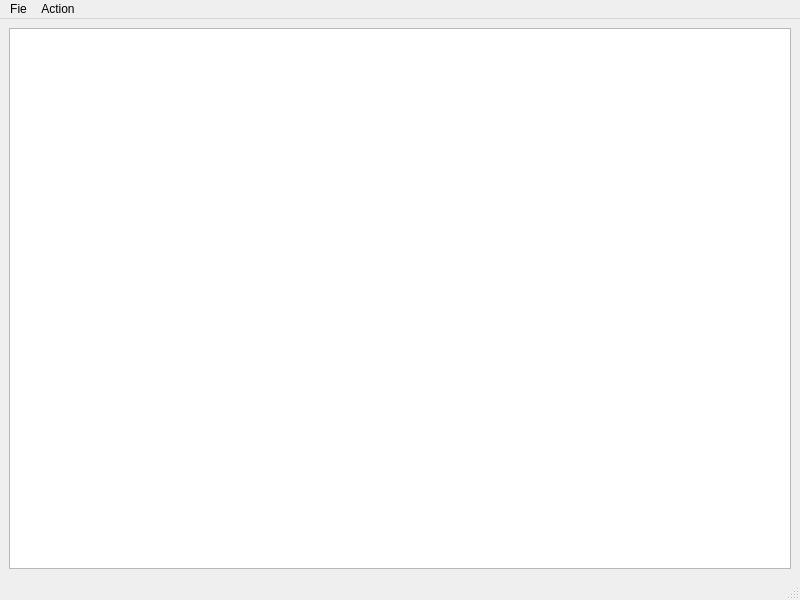
<?xml version="1.0" encoding="UTF-8"?>
<ui version="4.0">
 <class>ImageView</class>
 <widget class="QMainWindow" name="ImageView">
  <property name="geometry">
   <rect>
    <x>0</x>
    <y>0</y>
    <width>800</width>
    <height>600</height>
   </rect>
  </property>
  <property name="windowTitle">
   <string>MainWindow</string>
  </property>
  <widget class="QWidget" name="centralwidget">
   <layout class="QHBoxLayout" name="horizontalLayout">
    <item>
     <widget class="QGraphicsView" name="graphicsView"/>
    </item>
   </layout>
  </widget>
  <widget class="QMenuBar" name="menubar">
   <property name="geometry">
    <rect>
     <x>0</x>
     <y>0</y>
     <width>800</width>
     <height>21</height>
    </rect>
   </property>
   <widget class="QMenu" name="menuFie">
    <property name="title">
     <string>Fie</string>
    </property>
    <addaction name="actionOpen"/>
    <addaction name="actionQuit"/>
   </widget>
   <widget class="QMenu" name="menuAction">
    <property name="title">
     <string>Action</string>
    </property>
    <addaction name="actionFit"/>
   </widget>
   <addaction name="menuFie"/>
   <addaction name="menuAction"/>
  </widget>
  <widget class="QStatusBar" name="statusbar"/>
  <action name="actionOpen">
   <property name="text">
    <string>Open</string>
   </property>
  </action>
  <action name="actionQuit">
   <property name="text">
    <string>Quit</string>
   </property>
  </action>
  <action name="actionFit">
   <property name="text">
    <string>Fit</string>
   </property>
   <property name="shortcut">
    <string>Ctrl+F</string>
   </property>
  </action>
 </widget>
 <resources/>
 <connections>
  <connection>
   <sender>actionQuit</sender>
   <signal>triggered()</signal>
   <receiver>ImageView</receiver>
   <slot>close()</slot>
   <hints>
    <hint type="sourcelabel">
     <x>-1</x>
     <y>-1</y>
    </hint>
    <hint type="destinationlabel">
     <x>399</x>
     <y>299</y>
    </hint>
   </hints>
  </connection>
 </connections>
</ui>
